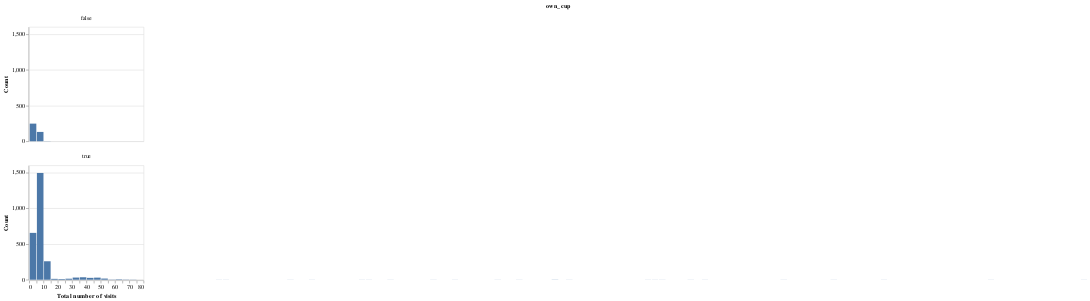

Source (notebook cell):
### Code cell
visit_times_viz_df = pd.concat([own_cup_visit_times,
                                buy_cup_visit_times],
                               axis=0)
alt.Chart(visit_times_viz_df).mark_bar().encode(
    alt.X('number_of_visits').title(
        'Total number of visits'
    ).bin(
        maxbins=350
    ).scale(
        domain=(0, 80)
    ),
    alt.Y('count()').title('Count')
).properties(
    height=200,
    width=200
).facet(
    'own_cup',
    columns=1
)

### Figure 1 — Vega-Lite specification as saved in the notebook (floating-point values rounded to 4 significant figures; data arrays with more than 128 entries replaced by an {"elided": "..."} marker saying what was removed)
{"config": {"view": {"continuousWidth": 300, "continuousHeight": 300}}, "data": {"name": "data-1314f06865b781b5320b1204443dbe2d"}, "facet": {"field": "own_cup", "type": "nominal"}, "spec": {"mark": {"type": "bar"}, "encoding": {"x": {"bin": {"maxbins": 350}, "field": "number_of_visits", "scale": {"domain": [0, 80]}, "title": "Total number of visits", "type": "quantitative"}, "y": {"aggregate": "count", "title": "Count", "type": "quantitative"}}, "height": 200, "width": 200}, "columns": 1, "$schema": "https://vega.github.io/schema/vega-lite/v5.20.1.json", "datasets": {"data-1314f06865b781b5320b1204443dbe2d": {"elided": "2994 records"}}}
